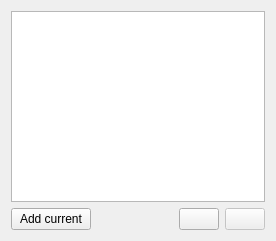
<?xml version="1.0" encoding="UTF-8"?>
<ui version="4.0">
 <class>SettingsDisplayWidget</class>
 <widget class="QWidget" name="SettingsDisplayWidget">
  <property name="geometry">
   <rect>
    <x>0</x>
    <y>0</y>
    <width>276</width>
    <height>241</height>
   </rect>
  </property>
  <property name="windowTitle">
   <string>Form</string>
  </property>
  <layout class="QVBoxLayout" name="verticalLayout">
   <item>
    <widget class="ElementTableView" name="tableView">
     <attribute name="horizontalHeaderStretchLastSection">
      <bool>false</bool>
     </attribute>
    </widget>
   </item>
   <item>
    <layout class="QHBoxLayout" name="horizontalLayout">
     <item>
      <widget class="QPushButton" name="button_add_current">
       <property name="text">
        <string>Add current</string>
       </property>
      </widget>
     </item>
     <item>
      <spacer name="spacer">
       <property name="orientation">
        <enum>Qt::Horizontal</enum>
       </property>
       <property name="sizeHint" stdset="0">
        <size>
         <width>40</width>
         <height>20</height>
        </size>
       </property>
      </spacer>
     </item>
     <item>
      <widget class="QPushButton" name="button_add_item">
       <property name="text">
        <string/>
       </property>
       <property name="icon">
        <iconset resource="../../icons/icons.qrc">
         <normaloff>:/add_icon</normaloff>:/add_icon</iconset>
       </property>
      </widget>
     </item>
     <item>
      <widget class="QPushButton" name="button_del_item">
       <property name="enabled">
        <bool>false</bool>
       </property>
       <property name="text">
        <string/>
       </property>
       <property name="icon">
        <iconset resource="../../icons/icons.qrc">
         <normaloff>:/remove_icon</normaloff>:/remove_icon</iconset>
       </property>
      </widget>
     </item>
    </layout>
   </item>
  </layout>
 </widget>
 <customwidgets>
  <customwidget>
   <class>ElementTableView</class>
   <extends>QTableView</extends>
   <header>GEMEditor.widgets.views</header>
   <slots>
    <slot>delete_selected_rows()</slot>
   </slots>
  </customwidget>
 </customwidgets>
 <resources>
  <include location="../../icons/icons.qrc"/>
 </resources>
 <connections/>
</ui>
